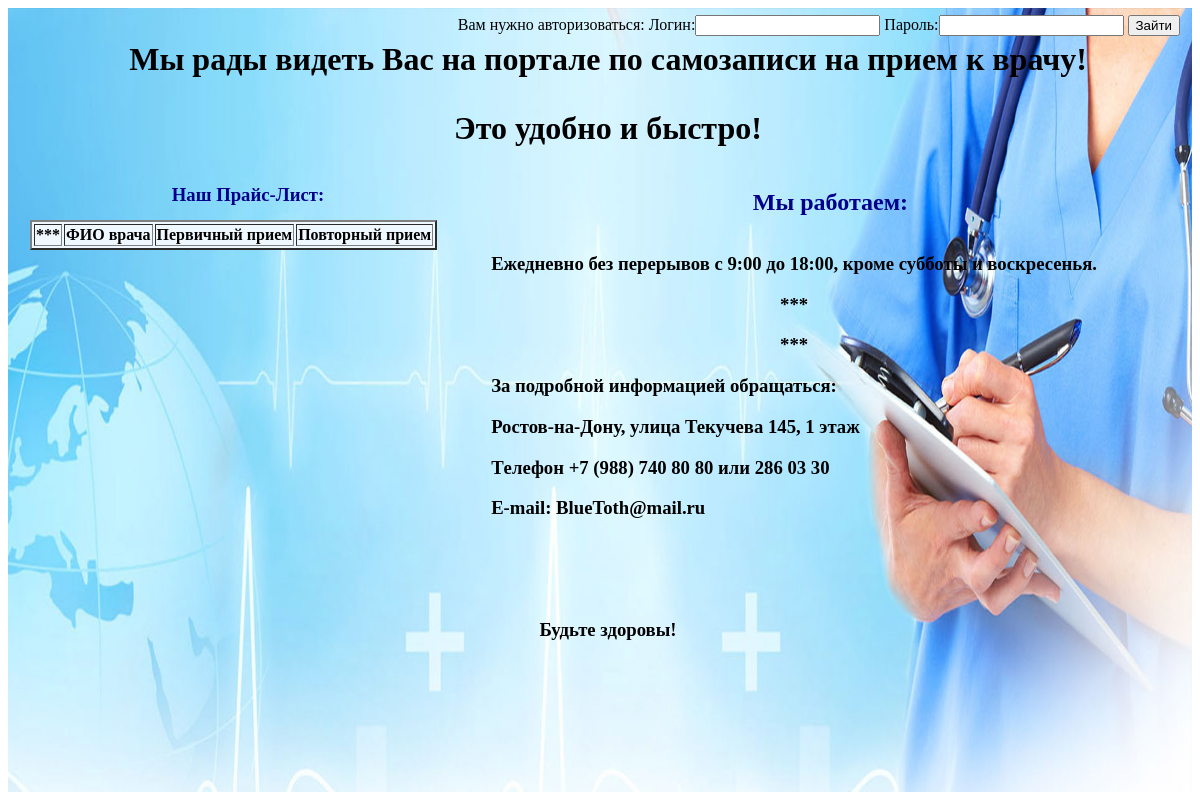
The app's page /, older data.
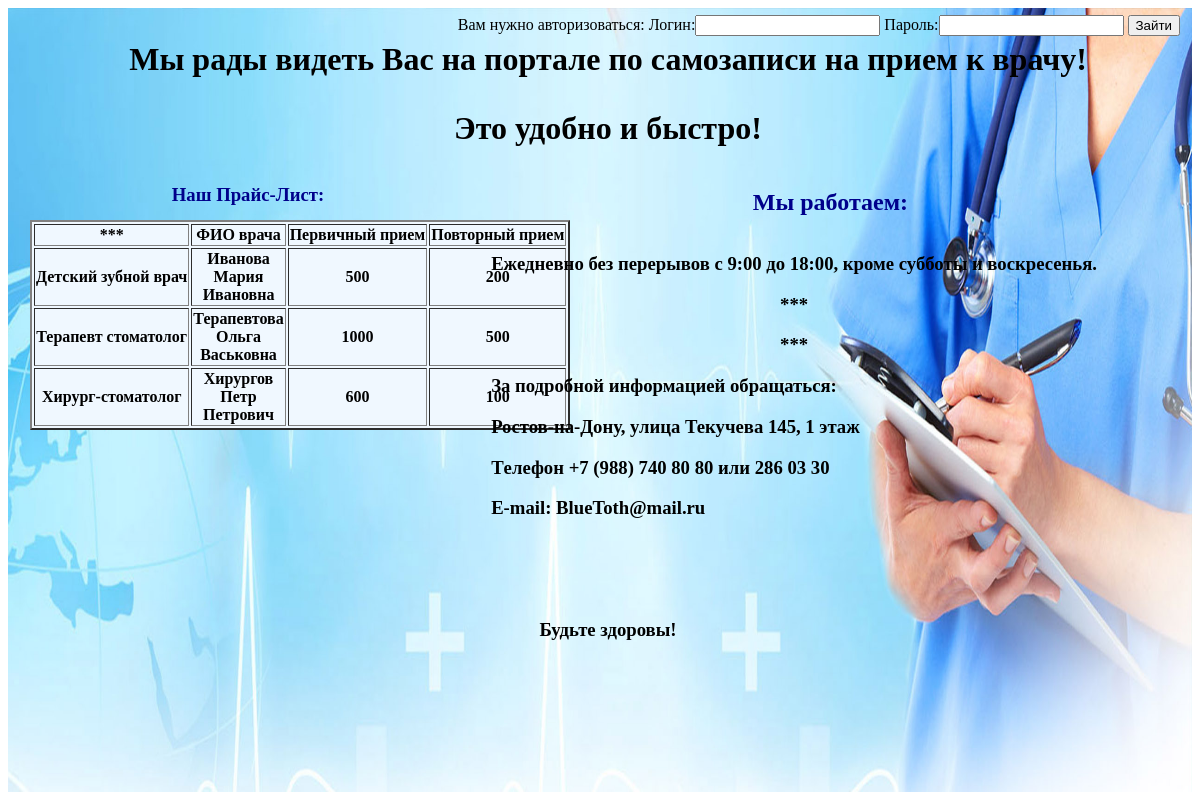
The same page, newer data.
### all/models.py (models this page shows, shortened)
class Vrach(models.Model):
    FK_People = models.ForeignKey(People)
    FK_position = models.ForeignKey(Dolzhnost)
    price_ferst = models.IntegerField(default=0, verbose_name='Цена первичного приема')
    price_second = models.IntegerField(default=0, verbose_name='Цена повторного приема')

class Dolzhnost(models.Model):
    position = models.CharField(max_length=50, verbose_name='Должность')

class People(models.Model):
    number_pasport = models.IntegerField(verbose_name = 'Номер паспорта')
    seria_pasport = models.IntegerField(verbose_name='Серия паспорта')
    familia = models.TextField(max_length = 20, verbose_name='Фамилия')
    imya = models.TextField(max_length = 20, verbose_name='Имя')
    otchestvo = models.TextField(max_length = 20, verbose_name = 'Отчество')
    parol = models.IntegerField(verbose_name='Пароль')
    class Meta:
        unique_together = ('number_pasport', 'seria_pasport')

### all/views.py (the view)
# urls.py: url(r'^$', views.hell),
def hell(request):
    print(request.POST)
    print(request.GET)
    all_vrach = Vrach.objects.all()
    return HttpResponse(render(request, 'main.html',  {'flag': True, 'all_vrach': all_vrach}))

### all/templates/main.html (shortened to what this page needs)
{% load static %}
<html lang="en">
<head>
    <link rel = "stylesheet" href="style.css">
</head>
<body>
<img id="images" src="{% static 'images/background.jpg' %}" alt=" ">
{% if flag %}
<form class = "login" action="." method="POST">
    <label >Вам нужно авторизоваться: Логин:</label><input  name='login' type="text"/>
    <label >Пароль:</label><input name='pass' type="password"/>
    <input value="Зайти" type="submit"/>
</form>
{% endif %}
<p>
    <h1 class = "center_text">
        Мы рады видеть Вас на портале по самозаписи на прием к врачу!
                <p>
                    Это удобно и быстро!
                </p>
    </h1>
</p>
<h3>
<p Id = "price_list">
    Наш Прайс-Лист:
</p> </h3>
<h2 id="table">
        <table border="2" class="text_in_table">
            <b>
            <tr>
                <td>***</td>
                <td>ФИО врача</td>
                <td>Первичный прием</td>
                <td>Повторный прием</td>
             </tr>
            {% for x in all_vrach %}
            <tr>
                <td>
                    {{ x.FK_position.position }}<br>
                </td>
                <td>
                    {{ x.FK_People.familia }}<br>
                    {{ x.FK_People.imya }}<br>
                    {{ x.FK_People.otchestvo }}<br>
                </td>
                <td>
                    {{ x.price_ferst }}<br>
                </td>
                <td>
                    {{ x.price_second }}<br>
                </td>
            {% endfor %}
            </tr>
                </b>
        </table>
</h2>
<h2><p id="inf_work">Мы работаем:</p></h2>
<table class="text_information">
    <tr>
        <td>
            <h3>
            <p>Ежедневно без перерывов с 9:00 до 18:00, кроме субботы и воскресенья.</p>
               <center> <p> ***</p>
                        <p> ***</p>
               </center>
            <p>За подробной информацией обращаться:</p>
            <p>Ростов-на-Дону, улица Текучева 145, 1 этаж</p>
            <p>Tелефон +7 (988) 740 80 80 или 286 03 30</p>
            <p>E-mail: BlueToth@mail.ru</p>
            </h3>
        </td>
    </tr>
</table>
<h3 id="budte_zdorovy"><b>Будьте здоровы!</b></h3>
</body>
</html>

Row changes from the older to the newer data that the page shows:
added Vrach: FK_position.position "Детский зубной врач", FK_People.familia "Иванова", FK_People.imya "Мария", FK_People.otchestvo "Ивановна", price_ferst "500", price_second "200"
added Vrach: FK_position.position "Терапевт стоматолог", FK_People.familia "Терапевтова", FK_People.imya "Ольга", FK_People.otchestvo "Васьковна", price_ferst "1000", price_second "500"
added Vrach: FK_position.position "Хирург-стоматолог", FK_People.familia "Хирургов", FK_People.imya "Петр", FK_People.otchestvo "Петрович", price_ferst "600", price_second "100"
